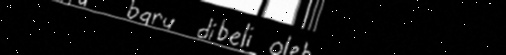
#> input picture reports/validation/all_tiers_combined/LPD (1).jpg, 506 x 55 px, found by its file name
$ jupyter execute --allow-errors 1.4_augmentation.ipynb
#> lines starting #> are read from the running program, lines starting #| are printed output that depends on the picture; after the words box and inside, x2 and y2 are one past the last pixel; in counts of white or black regions, pixels touching at a corner belong together
# 1.4 — 3-Tier Aggressive Augmentation Strategy
Applies augmentation to the Training split ONLY.
- Tier 1: Keras-style geometric transforms (rotation, zoom, shift, shear)
- Tier 2: ElasticDistortion class (cv2.remap bicubic) - simulates motor-control micro-tremors
- Tier 3: Photometric perturbations (Gaussian noise/blur, brightness jitter, salt-and-pepper)
Saves augmented images to data/augmented/ with source-tagged filenames.
Spot-check grid saved to reports/spotcheck/.
All hyperparameters in config.py for full reproducibility.

[cell 1]
import cv2, csv, random, pathlib, sys
import numpy as np

sys.path.insert(0, str(pathlib.Path('.').resolve()))
import config

random.seed(config.SEED)
np.random.seed(config.SEED)

#> (the rest of this cell did not finish here and is left out)

[cell 2]
train_samples = []
#> (the rest of this cell did not finish here and is left out)

[cell 3]
# Tier 1: Geometric transforms (mirrors Keras ImageDataGenerator params from config)
def apply_tier1(img, rng):
    p = config.TIER1_PARAMS
    h, w = img.shape[:2]
    cx, cy = w / 2, h / 2
    angle = rng.uniform(-p['rotation_range'], p['rotation_range'])
    zoom  = rng.uniform(1 - p['zoom_range'], 1 + p['zoom_range'])
    M = cv2.getRotationMatrix2D((cx, cy), angle, zoom)
    M[0, 2] += rng.uniform(-p['width_shift_range'],  p['width_shift_range'])  * w
    M[1, 2] += rng.uniform(-p['height_shift_range'], p['height_shift_range']) * h
    out = cv2.warpAffine(img, M, (w, h), flags=cv2.INTER_LINEAR,
                         borderMode=cv2.BORDER_REPLICATE)
    shear = rng.uniform(-p['shear_range'], p['shear_range'])
    S = np.float32([[1, shear, 0], [0, 1, 0]])
    out = cv2.warpAffine(out, S, (w, h), flags=cv2.INTER_LINEAR,
                         borderMode=cv2.BORDER_REPLICATE)
    # horizontal_flip=False -- letter orientation must be preserved
    return out

print('Tier 1 (geometric) defined. horizontal_flip=False: letter orientation preserved.')

[cell 4]
# Tier 2: ElasticDistortion class
class ElasticDistortion:
    '''Simulates motor-control micro-tremors via elastic deformation.

    Control-point grid at 40-80px intervals, random bounded displacement vectors,
    bicubic interpolation via cv2.remap with INTER_CUBIC.
    Lock alpha/sigma values in config.py after visual spot-check calibration.
    Use lower alpha for training to avoid distorting clinical biomarker features.
    '''
    def __init__(self, alpha=None, sigma=None):
        p = config.ELASTIC_PARAMS
        self.alpha = alpha if alpha is not None else p['alpha']
        self.sigma = sigma if sigma is not None else p['sigma']

    def __call__(self, img, rng):
        h, w = img.shape[:2]
        dx = (rng.random((h, w)) * 2 - 1) * self.alpha
        dy = (rng.random((h, w)) * 2 - 1) * self.alpha
        ksize = int(6 * self.sigma + 1) | 1
        dx = cv2.GaussianBlur(dx.astype(np.float32), (ksize, ksize), self.sigma)
        dy = cv2.GaussianBlur(dy.astype(np.float32), (ksize, ksize), self.sigma)
        x, y = np.meshgrid(np.arange(w), np.arange(h))
        map_x = (x + dx).astype(np.float32)
        map_y = (y + dy).astype(np.float32)
        return cv2.remap(img, map_x, map_y,
                         interpolation=cv2.INTER_CUBIC,
                         borderMode=cv2.BORDER_REPLICATE)

print('ElasticDistortion class defined.')

[cell 5]
# Tier 3: Photometric perturbations
def apply_tier3(img, rng):
    '''Gaussian noise (mu=0, sigma^2=0.01), Gaussian blur (3x3),
    brightness jitter +/-15%, salt-and-pepper noise (prob=0.005).'''
    p = config.TIER3_PARAMS
    out = img.astype(np.float32)
    noise = rng.normal(p['gaussian_noise_mean'], p['gaussian_noise_sigma'],
                       out.shape).astype(np.float32)
    out = np.clip(out + noise * 255, 0, 255)
    out = cv2.GaussianBlur(out, p['gaussian_blur_kernel'], 0)
    factor = rng.uniform(1 - p['brightness_jitter'], 1 + p['brightness_jitter'])
    out = np.clip(out * factor, 0, 255)
    sp = p['salt_pepper_prob']
    out[rng.random(out.shape) < sp / 2] = 255
    out[rng.random(out.shape) < sp / 2] = 0
    return out.astype(np.uint8)

print('Tier 3 (photometric) defined.')

[cell 6]
# AugmentationPipeline: combines all tiers; raises error if called on val/test
class AugmentationPipeline:
    '''Combines Tier 1+2+3 augmentation.
    Raises AssertionError if called on val or test data.
    All hyperparameters stored in config.py for full reproducibility.
    '''
    def __init__(self, split='train'):
        assert split == 'train', (
            f'AugmentationPipeline must ONLY be applied to the training split. '
            f'Got split={split!r}. Augmentation on val/test data is forbidden.'
        )
        self.split   = split
        self.elastic = ElasticDistortion(alpha=5.0)  # conservative: lower alpha

    def __call__(self, img, rng):
        out = apply_tier1(img, rng)
        out = self.elastic(out, rng)
        out = apply_tier3(out, rng)
        return out

pipeline = AugmentationPipeline(split='train')
print('AugmentationPipeline ready.')

# Assert guard works on val/test
try:
    AugmentationPipeline(split='val')
    raise RuntimeError('Guard failed!')
except AssertionError as e:
    print(f'Guard confirmed: {e}')

[cell 7]
# Generate augmented pool: 10 variants per training image (>= 10x)
rng = np.random.default_rng(config.SEED)
AUGMENTED_PER_IMAGE = config.MIN_AUG_MULTIPLIER

aug_manifest_rows = []
spotcheck_paths   = []
total_generated   = 0

print(f'Generating {AUGMENTED_PER_IMAGE} augmented variants per image ...')

for img_path_str, label in train_samples:
    img_path = pathlib.Path(img_path_str)
    bgr = cv2.imread(str(img_path))
    if bgr is None:
        print(f'  WARNING: Cannot read {img_path}')
        continue
    class_name = img_path.parent.name
    out_dir = AUG_DIR / class_name
    out_dir.mkdir(parents=True, exist_ok=True)
    for i in range(AUGMENTED_PER_IMAGE):
        aug      = pipeline(bgr, rng)
        out_name = f'{img_path.stem}_aug{i:03d}.jpg'  # source-tagged filename
        out_path = out_dir / out_name
        cv2.imwrite(str(out_path), aug)
        aug_manifest_rows.append((str(out_path.resolve()), label, True))
        total_generated += 1
        if len(spotcheck_paths) < 30 and i < 3:
            spotcheck_paths.append((str(out_path), label))

print(f'Total augmented: {total_generated}')
print(f'Multiplier     : {total_generated / max(len(train_samples),1):.1f}x original')
#> (the rest of this cell did not finish here and is left out)

#> (a cell that did not finish here is left out)

[cell 9]
# Spot-check grid: 5x6 = 30 augmented samples; save to reports/spotcheck/
# Manually verify: stroke edges, spacing, slant, ink density are not destroyed
GRID_ROWS, GRID_COLS, THUMB = 5, 6, 150
grid = np.zeros((GRID_ROWS * THUMB, GRID_COLS * THUMB, 3), dtype=np.uint8)
label_color = {0: (0, 255, 0), 1: (0, 0, 255)}  # green=LPD, red=PD

for idx, (path, label) in enumerate(spotcheck_paths[:GRID_ROWS * GRID_COLS]):
    img = cv2.imread(path)
    if img is None: continue
    thumb = cv2.resize(img, (THUMB, THUMB))
    r, c = idx // GRID_COLS, idx % GRID_COLS
    grid[r*THUMB:(r+1)*THUMB, c*THUMB:(c+1)*THUMB] = thumb
    cv2.rectangle(grid, (c*THUMB, r*THUMB), ((c+1)*THUMB-1, (r+1)*THUMB-1),
                  label_color.get(label, (255,255,255)), 2)

#> (the rest of this cell did not finish here and is left out)

[cell 10]
# ── Save sample validation images per augmentation tier ───────────────────────
VALIDATION_DIR = pathlib.Path('../reports/validation')
AUG_STEPS = ['step6_tier1_geometric', 'step7_tier2_elastic',
             'step8_tier3_photometric', 'step9_all_tiers_combined']
for s in AUG_STEPS:
    (VALIDATION_DIR / s).mkdir(parents=True, exist_ok=True)

sample_paths = [
    pathlib.Path('../data/raw/mendeley/DATASET DYSGRAPHIA HANDWRITING/Low Potential Dysgraphia/LPD (1).jpg'),
    pathlib.Path('../data/raw/mendeley/DATASET DYSGRAPHIA HANDWRITING/Low Potential Dysgraphia/LPD (2).jpg'),
    pathlib.Path('../data/raw/mendeley/DATASET DYSGRAPHIA HANDWRITING/Potential Dysgraphia/PD (1).jpg'),
]

val_rng = np.random.default_rng(42)
elastic_val = ElasticDistortion(alpha=5.0)  # ← defined here directly

for img_path in sample_paths:
    name = img_path.stem
    bgr  = cv2.imread(str(img_path))
#> bgr is the input picture: shape (55, 506, 3); min 0, max 255, mean 19.5

    # Preprocess first (same as 1.3 pipeline)
    gray     = cv2.cvtColor(bgr, cv2.COLOR_BGR2GRAY)
    _, bin_  = cv2.threshold(gray, 0, 255, cv2.THRESH_BINARY + cv2.THRESH_OTSU)
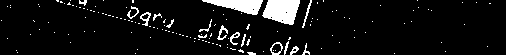
#> bin_: shape (55, 506); 7.5% white; 146 white regions (128 under 20 px), largest, box (x1, y1, x2, y2) and area: (262, 0, 300, 25) 699, (202, 0, 263, 15) 511, (140, 12, 151, 26) 64
    _, inv   = cv2.threshold(bin_, 0, 255, cv2.THRESH_BINARY_INV + cv2.THRESH_OTSU)
    base     = cv2.resize(inv, (224, 224), interpolation=cv2.INTER_LINEAR)
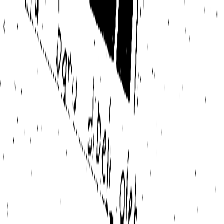
#> base: shape (224, 224); min 0, max 255, mean 236

    # Tier 1 only
    t1 = apply_tier1(base, val_rng)
    cv2.imwrite(str(VALIDATION_DIR / 'step6_tier1_geometric'    / f'{name}.jpg'), t1)

    # Tier 2 only
    elastic_val = ElasticDistortion(alpha=5.0)
    t2 = elastic_val(base, val_rng)
#> in __call__, `return cv2.remap(img, map_x, map_y, interpolation=cv2.INTER_CUBIC, bor..`:
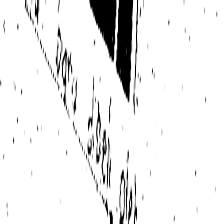
#> returned value: shape (224, 224); min 0, max 255, mean 235.6
    cv2.imwrite(str(VALIDATION_DIR / 'step7_tier2_elastic'      / f'{name}.jpg'), t2)

    # Tier 3 only
    t3 = apply_tier3(base, val_rng)
#> in apply_tier3, `out[rng.random(out.shape) < sp / 2] = 255`: out: shape (224, 224) float32; min 0, max 255, mean 216.8
#> in apply_tier3, `out[rng.random(out.shape) < sp / 2] = 0`:
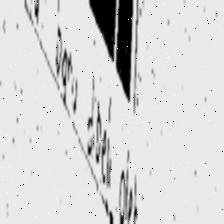
#> out: shape (224, 224) float32; min 0, max 255, mean 216.2
    cv2.imwrite(str(VALIDATION_DIR / 'step8_tier3_photometric'  / f'{name}.jpg'), t3)

    # All combined
    combined = apply_tier1(base, val_rng)
#> in apply_tier1 (call 2), `out = cv2.warpAffine(img, M, (w, h), flags=cv2.INTER_LINEAR, borderMod..`:
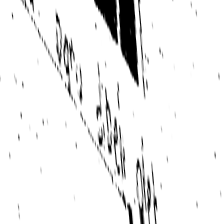
#> out: shape (224, 224); min 0, max 255, mean 238.1
#> in apply_tier1 (call 2), `out = cv2.warpAffine(out, S, (w, h), flags=cv2.INTER_LINEAR, borderMod..`:
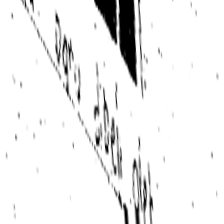
#> out: shape (224, 224); min 0, max 255, mean 238.2
    combined = elastic_val(combined, val_rng)
#> in __call__ (call 2), `return cv2.remap(img, map_x, map_y, interpolation=cv2.INTER_CUBIC, bor..`:
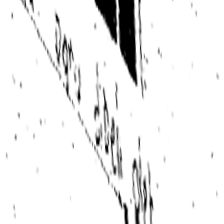
#> returned value: shape (224, 224); min 0, max 255, mean 238.1
    combined = apply_tier3(combined, val_rng)
#> in apply_tier3 (call 2), `out = cv2.GaussianBlur(out, p['gaussian_blur_kernel'], 0)`:
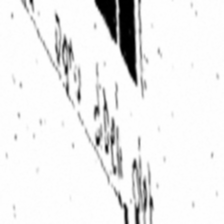
#> out: shape (224, 224) float32; min 0, max 255, mean 237.3
#> in apply_tier3 (call 2), `out = np.clip(out * factor, 0, 255)`:
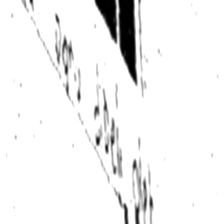
#> out: shape (224, 224) float32; min 0, max 255, mean 241.3
#> in apply_tier3 (call 2), `out[rng.random(out.shape) < sp / 2] = 255`: out: shape (224, 224) float32; 0.03% of pixels changed, all inside (x1, y1, x2, y2) = (50, 12, 151, 210)
#> in apply_tier3 (call 2), `out[rng.random(out.shape) < sp / 2] = 0`:
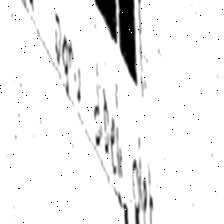
#> out: shape (224, 224) float32; min 0, max 255, mean 240.8
    cv2.imwrite(str(VALIDATION_DIR / 'step9_all_tiers_combined' / f'{name}.jpg'), combined)

    print(f'  Saved augmentation validation for: {name}')
#> pass 2 of the loop `for img_path in sample_paths:`:
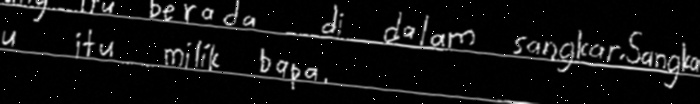
#> input picture reports/validation/all_tiers_combined/LPD (2).jpg, 700 x 104 px, found by its file name
#> bgr is the input picture: shape (104, 700, 3); min 0, max 255, mean 17.8
#> gray: shape (104, 700)
#> `_, bin_  = cv2.threshold(gray, 0, 255, cv2.THRESH_BINARY + cv2.THRESH_..`:
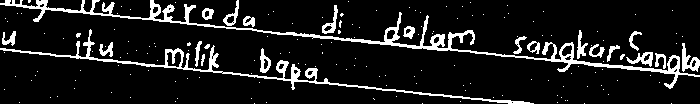
#> bin_: shape (104, 700); 10.9% white; 171 white regions (149 under 20 px), largest, box (x1, y1, x2, y2) and area: (0, 0, 700, 89) 3544, (0, 29, 534, 104) 2013, (682, 43, 700, 72) 236
#> in apply_tier3 (call 4), `out = np.clip(out * factor, 0, 255)`:
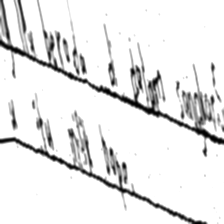
#> out: shape (224, 224) float32; min 0.748, max 255, mean 232.3

print(f'\nAugmentation validation images saved to: {VALIDATION_DIR}')

[cell 11]
# ── Validation & Spotcheck: original-size samples per augmentation tier ───────
import cv2, numpy as np, pathlib

REPORTS_DIR   = pathlib.Path('../reports')
VALIDATION_DIR = REPORTS_DIR / 'validation'
SPOTCHECK_DIR  = REPORTS_DIR / 'spotcheck'

# Sub-folders: one per tier + combined
AUG_TIERS = [
    'tier1_geometric',
    'tier2_elastic',
    'tier3_photometric',
    'all_tiers_combined',
]
for t in AUG_TIERS:
    (VALIDATION_DIR / t).mkdir(parents=True, exist_ok=True)
SPOTCHECK_DIR.mkdir(parents=True, exist_ok=True)

# ── 3 sample images: 2 LPD, 1 PD ─────────────────────────────────────────────
RAW_DIR = pathlib.Path('../data/raw/mendeley/DATASET DYSGRAPHIA HANDWRITING')
sample_paths = [
    (RAW_DIR / 'Low Potential Dysgraphia' / 'LPD (1).jpg', 0),
    (RAW_DIR / 'Low Potential Dysgraphia' / 'LPD (2).jpg', 0),
    (RAW_DIR / 'Potential Dysgraphia'     / 'PD (1).jpg',  1),
]

val_rng     = np.random.default_rng(42)
elastic_val = ElasticDistortion(alpha=5.0)

for img_path, label in sample_paths:
    name = img_path.stem
    bgr  = cv2.imread(str(img_path))
    if bgr is None:
        print(f'  WARNING: Cannot read {img_path}')
        continue

    orig_h, orig_w = bgr.shape[:2]   # preserve original dimensions
#> orig_h = 55; orig_w = 506

    # Preprocess to binary (same pipeline as 1.3) but keep original size
    gray    = cv2.cvtColor(bgr, cv2.COLOR_BGR2GRAY)
    _, bin_ = cv2.threshold(gray, 0, 255, cv2.THRESH_BINARY + cv2.THRESH_OTSU)
    # Resize to original dims (not 224x224) for validation display
    base    = cv2.resize(bin_, (orig_w, orig_h), interpolation=cv2.INTER_LINEAR)
    base_bgr = cv2.cvtColor(base, cv2.COLOR_GRAY2BGR)

    # Tier 1 — geometric transforms only
    t1      = apply_tier1(base, val_rng)
    t1_bgr  = cv2.cvtColor(t1, cv2.COLOR_GRAY2BGR) if t1.ndim == 2 else t1
    cv2.imwrite(str(VALIDATION_DIR / 'tier1_geometric'     / f'{name}.jpg'), t1_bgr)

    # Tier 2 — elastic distortion only
    t2      = elastic_val(base, val_rng)
    t2_bgr  = cv2.cvtColor(t2, cv2.COLOR_GRAY2BGR) if t2.ndim == 2 else t2
    cv2.imwrite(str(VALIDATION_DIR / 'tier2_elastic'       / f'{name}.jpg'), t2_bgr)

    # Tier 3 — photometric only
    t3      = apply_tier3(base, val_rng)
    t3_bgr  = cv2.cvtColor(t3, cv2.COLOR_GRAY2BGR) if t3.ndim == 2 else t3
    cv2.imwrite(str(VALIDATION_DIR / 'tier3_photometric'   / f'{name}.jpg'), t3_bgr)

    # All tiers combined
    combined = apply_tier1(base, val_rng)
    combined = elastic_val(combined, val_rng)
    combined = apply_tier3(combined, val_rng)
    comb_bgr = cv2.cvtColor(combined, cv2.COLOR_GRAY2BGR) if combined.ndim == 2 else combined
    cv2.imwrite(str(VALIDATION_DIR / 'all_tiers_combined'  / f'{name}.jpg'), comb_bgr)

    print(f'  Saved validation samples for: {name}  '
          f'(original size: {orig_w}x{orig_h}px)')
#|   Saved validation samples for: LPD (1)  (original size: 506x55px)
#> pass 2 of the loop `for img_path, label in sample_paths:`:
#|   Saved validation samples for: LPD (2)  (original size: 700x104px)

print(f'\nValidation images saved to: {VALIDATION_DIR}')

# ── Spotcheck grid: 5x6 = 30 augmented samples ────────────────────────────────
# Samples are drawn from aug_manifest_rows generated in the previous cell
GRID_ROWS, GRID_COLS, THUMB = 5, 6, 150
grid = np.zeros((GRID_ROWS * THUMB, GRID_COLS * THUMB, 3), dtype=np.uint8)
label_color = {0: (0, 255, 0), 1: (0, 0, 255)}   # green=LPD, red=PD

spotcheck_sample = aug_manifest_rows[:GRID_ROWS * GRID_COLS]
for idx, (path, label, _) in enumerate(spotcheck_sample):
    img = cv2.imread(path)
    if img is None:
        continue
    thumb = cv2.resize(img, (THUMB, THUMB))
    r, c  = idx // GRID_COLS, idx % GRID_COLS
    grid[r*THUMB:(r+1)*THUMB, c*THUMB:(c+1)*THUMB] = thumb
    cv2.rectangle(grid,
                  (c*THUMB,      r*THUMB),
                  ((c+1)*THUMB-1, (r+1)*THUMB-1),
                  label_color.get(label, (255, 255, 255)), 3)

spotcheck_out = SPOTCHECK_DIR / 'augmented_spotcheck.jpg'
cv2.imwrite(str(spotcheck_out), grid)
print(f'Spot-check grid saved: {spotcheck_out}')
print('Green border = LPD (0)  |  Red border = PD (1)')
print('Manual check: stroke edges, spacing, slant, ink density.')
